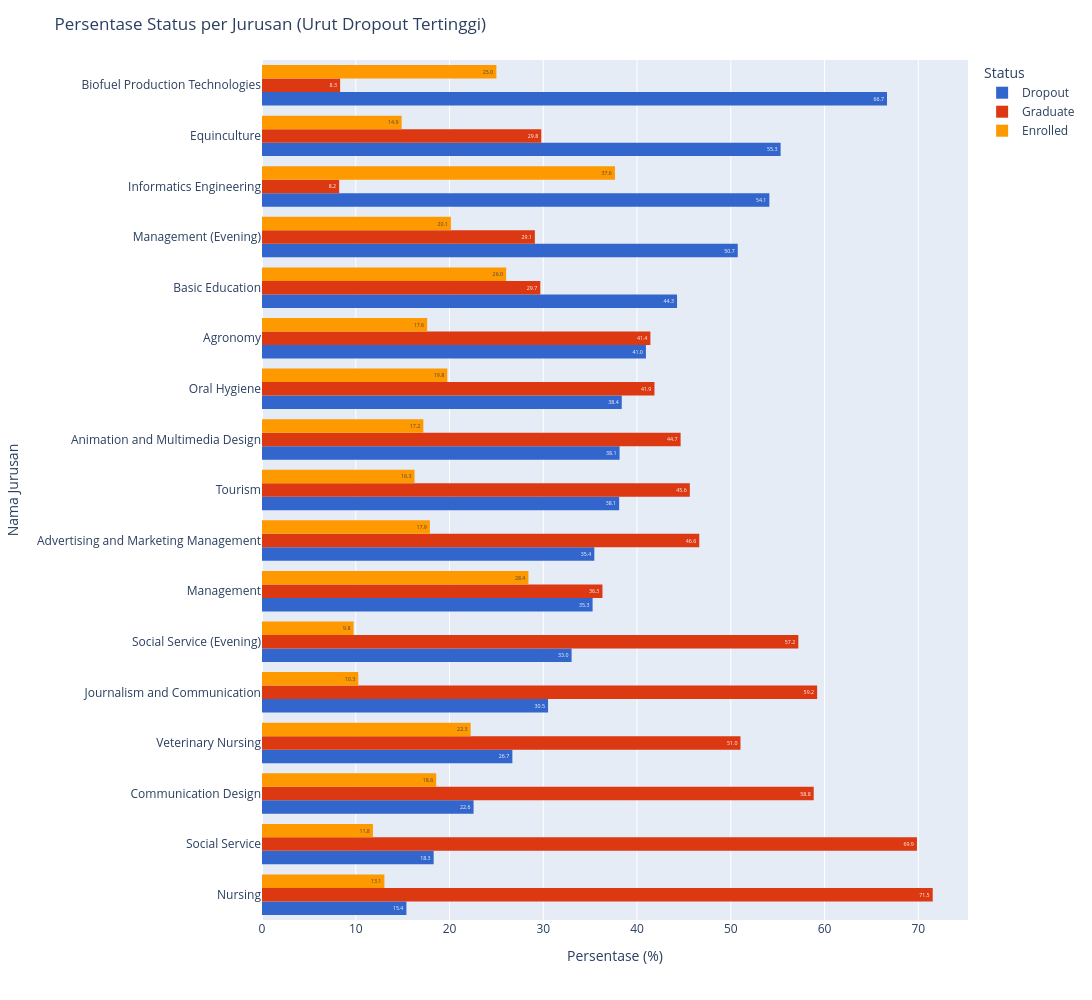

Notebook code for this chart:
### Markdown cell above
**Obeservasi**
- Distribusi Gender: Didominasi oleh Perempuan (64,8%) vs Laki-laki (35,2%).

- Temuan Utama: Mahasiswa laki-laki cenderung lebih rentan dropout (45,1%) dibandingkan mahasiswa perempuan (25,1%)

### Code cell
# 1. Mapping nama Course
course_map = {
    33: 'Biofuel Production Technologies',
    171: 'Animation and Multimedia Design',
    8014: 'Social Service (Evening)',
    9003: 'Agronomy',
    9070: 'Communication Design',
    9085: 'Veterinary Nursing',
    9119: 'Informatics Engineering',
    9130: 'Equinculture',
    9147: 'Management',
    9238: 'Social Service',
    9254: 'Tourism',
    9500: 'Nursing',
    9556: 'Oral Hygiene',
    9670: 'Advertising and Marketing Management',
    9773: 'Journalism and Communication',
    9853: 'Basic Education',
    9991: 'Management (Evening)'
}

df_plot = df.copy()
df_plot['Course'] = df_plot['Course'].map(course_map)

# 2. Hitung urutan berdasarkan % Dropout tertinggi
dropout_rates = (
    df_plot[df_plot['Status'] == 'Dropout'].groupby('Course').size() /
    df_plot.groupby('Course').size()
).fillna(0).sort_values(ascending=False) # Ascending=True agar yang tertinggi ada di TOP pada grafik horizontal

order = dropout_rates.index.tolist()

# 3. Visualisasi
fig = px.histogram(df_plot, y='Course', color='Status',
                   width=1200, height=1000,
                   text_auto='.1f',
                   color_discrete_sequence=px.colors.qualitative.G10,
                   barnorm='percent',
                   barmode='group',
                   category_orders={'Course': order}) # Terapkan urutan di sini

fig.update_layout(
    title='Persentase Status per Jurusan (Urut Dropout Tertinggi)',
    xaxis_title='Persentase (%)',
    yaxis_title='Nama Jurusan',
    margin=dict(l=250) # Tambah margin kiri supaya nama jurusan panjang tidak kepotong
)

fig.show()

### Figure 1 — Plotly figure (JSON) as saved in the notebook; plotly's stock layout.template omitted (floating-point values rounded to 4 significant figures; data arrays with more than 128 entries replaced by an {"elided": "..."} marker saying what was removed)
{"data": [{"alignmentgroup": "True", "bingroup": "y", "hovertemplate": "Status=Dropout<br>count (normalized as percent)=%{x}<br>Course=%{y}<extra></extra>", "legendgroup": "Dropout", "marker": {"color": "#3366CC", "pattern": {"shape": ""}}, "name": "Dropout", "offsetgroup": "Dropout", "orientation": "h", "showlegend": true, "texttemplate": "%{value:.1f}", "type": "histogram", "xaxis": "x", "y": {"elided": "1421 str values"}, "yaxis": "y"}, {"alignmentgroup": "True", "bingroup": "y", "hovertemplate": "Status=Graduate<br>count (normalized as percent)=%{x}<br>Course=%{y}<extra></extra>", "legendgroup": "Graduate", "marker": {"color": "#DC3912", "pattern": {"shape": ""}}, "name": "Graduate", "offsetgroup": "Graduate", "orientation": "h", "showlegend": true, "texttemplate": "%{value:.1f}", "type": "histogram", "xaxis": "x", "y": {"elided": "2209 str values"}, "yaxis": "y"}, {"alignmentgroup": "True", "bingroup": "y", "hovertemplate": "Status=Enrolled<br>count (normalized as percent)=%{x}<br>Course=%{y}<extra></extra>", "legendgroup": "Enrolled", "marker": {"color": "#FF9900", "pattern": {"shape": ""}}, "name": "Enrolled", "offsetgroup": "Enrolled", "orientation": "h", "showlegend": true, "texttemplate": "%{value:.1f}", "type": "histogram", "xaxis": "x", "y": {"elided": "794 str values"}, "yaxis": "y"}], "layout": {"barmode": "group", "barnorm": "percent", "height": 1000, "legend": {"title": {"text": "Status"}, "tracegroupgap": 0}, "margin": {"l": 250, "t": 60}, "title": {"text": "Persentase Status per Jurusan (Urut Dropout Tertinggi)"}, "width": 1200, "xaxis": {"anchor": "y", "domain": [0, 1], "title": {"text": "Persentase (%)"}}, "yaxis": {"anchor": "x", "categoryarray": ["Nursing", "Social Service", "Communication Design", "Veterinary Nursing", "Journalism and Communication", "Social Service (Evening)", "Management", "Advertising and Marketing Management", "Tourism", "Animation and Multimedia Design", "Oral Hygiene", "Agronomy", "Basic Education", "Management (Evening)", "Informatics Engineering", "Equinculture", "Biofuel Production Technologies"], "categoryorder": "array", "domain": [0, 1], "title": {"text": "Nama Jurusan"}}}}
